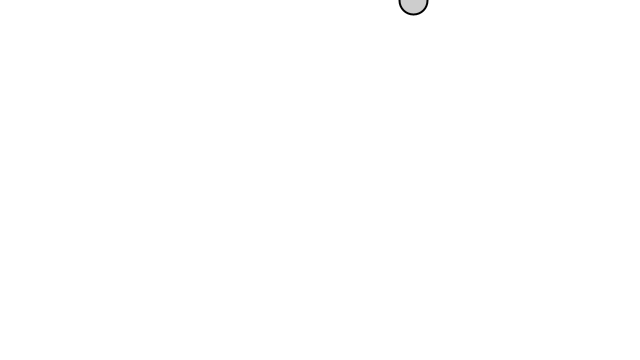
Frame 1 (no input)
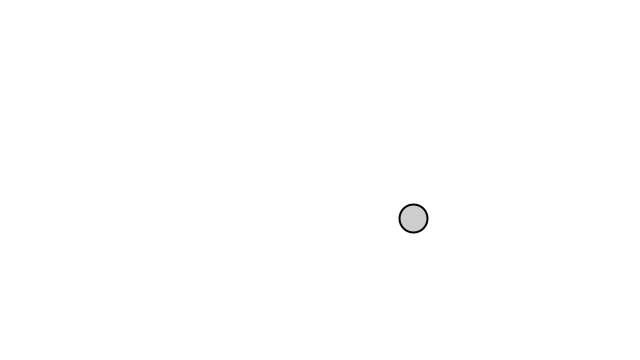
Frame 60 (the mouse pressed at the canvas centre just before this capture)
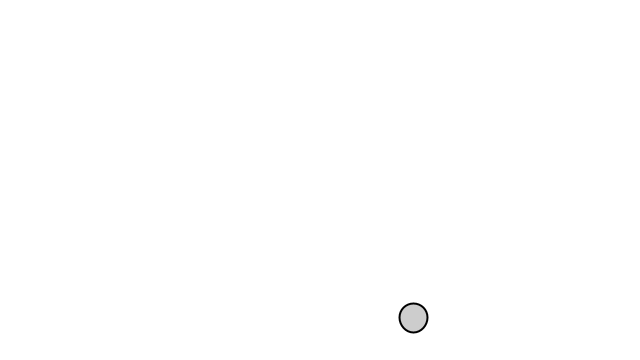
Frame 120 (the mouse held since frame 60 and released just before this capture)

The Processing sketch that drew these frames (run headless with seeded random() and noise(); from frame 60 on, the mouse is pressed at the canvas centre):

// Processing sketch: sketch_003_drag_force
// ── sketch_003_drag_force.pde
Mover m;

void setup() {
  size(640, 360);
  m = new Mover();
}

void draw() {
  background(255);

  PVector gravity = new PVector(0, 0.3);
  gravity.mult(m.mass);
  m.applyForce(gravity);

  // wind
  // PVector wind = new PVector(0.2, 0);
  // m.applyForce(wind);

  if (mousePressed) {
    // Let's apply drag force!
    PVector drag = m.velocity.get();
    drag.normalize();

    float c = -0.03;
    float speed_sq = m.velocity.magSq();
    drag.mult(c * speed_sq);
    m.applyForce(drag);
  }

  m.update();
  m.edges();
  m.display();
}

// ── Mover.pde
class Mover {
  PVector location;
  PVector velocity;
  PVector acceleration;

  float mass;

  Mover() {
    location = new PVector(random(width), 0);
    // location = new PVector(random(width), height/2);
    velocity = new PVector(0, 0);
    acceleration = new PVector(0, 0);
    mass = random(0.5, 4);
  }

  // Newton's 2nd law! (The begginning)
  // with mass
  void applyForce(PVector force) {
    PVector f = PVector.div(force, mass);
    acceleration.add(f);
  }

  void update() {
    velocity.add(acceleration);
    location.add(velocity);
    acceleration.mult(0);
  }

  void edges() {
    if (location.x > width) {
      location.x = width;
      velocity.x *= -1;
    } else if (location.x < 0) {
      velocity.x *= -1;
      location.x = 0;
    }

    if (location.y > height) {
      velocity.y *= -1;
      location.y = height;
    }

  }

  void display( ) {
    stroke(0);
    strokeWeight(2);
    fill(127, 100);
    ellipse(location.x, location.y, mass*20, mass*20);
  }
}
